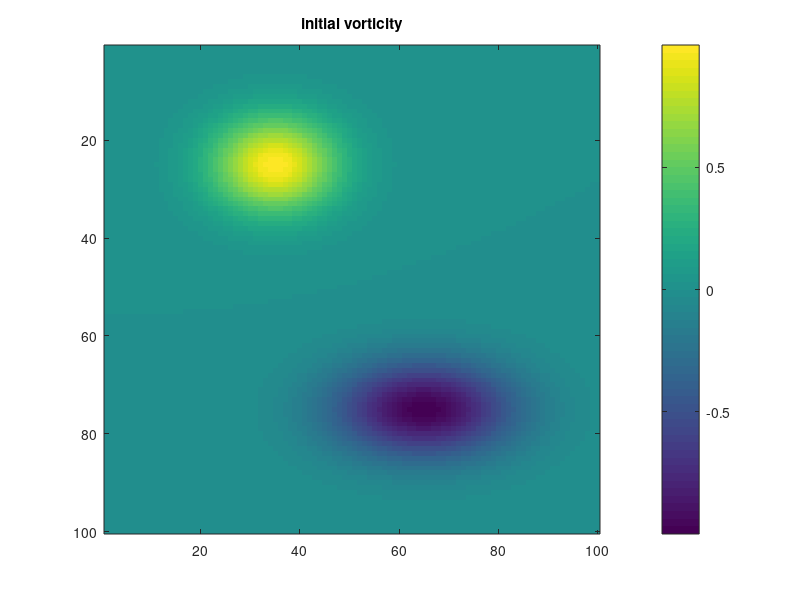

Write MATLAB code to recreate this figure. (Note: this script raises an error after producing the figure.)
% the finite-difference model with Arakawa 1966 Jaccobian for 2D turbulence simulation
% with double periodic boundary condition, i.e. in both x and y directions,
% Adam -Bashforth 2step explicit scheme
clear all;
close all;
clc;


dx=1; %grid size
N=100; %number of grid in x or y direction
ix=2:N-1;%inner grid points
jy=2:N-1;

coeffi_Jacobian= -1/(12*dx^2);%Arakawa 1966 Eq(45,46)

r_d2x=1/(2*dx);
r_dx2=1/(dx^2);
Nts=8000; %total number of time step if no restart

Ah= 1.e-5;  %diffusion
bta=0.005; %strength of the beta effect 2.omega.cos(phi)
Amp=1;
% 3 time layers for vorticity field
zeta0= zeros(N,N);   % initial field, n-1 time layer
zeta1= zeros(N,N);  % n time layer
zeta2= zeros(N,N); % n+1 time layer
psi=zeros(N);%open a new matrix for psi, the solution to Poisson eq.
psi_guess=rand(N);

% initialize the inital relative vorticity field
for k=1:N
    for j=1:N
        r2=(j/N-0.35)^2*60+(k/N-0.25)^2*100;
        r3=(j/N-0.65)^2*30+(k/N-0.75)^2*100;
        zeta0(k,j) = exp(    -r2    )-exp(-r3)     ;

        %                 r1=(j/N-0.25)^2*200+(k/N-0.25)^2*300;
        %         r2=(j/N-0.35)^2*300+(k/N-0.75)^2*200;
        %         r3=(j/N-0.65)^2*400+(k/N-0.5)^2*400;
        %         zeta0(k,j) = exp(    -r2    )-exp(-r3)  +exp(-r1)  ;
    end
end
zeta0=Amp*zeta0 ;
[xx,yy]=meshgrid(1:N,1:N);
% zeta0=10*sin(2*pi/N*6*xx+2*pi*10/N*yy)-13*cos(2*pi/N*16*xx-2*pi*10/N*yy)-rand(N);
% zeta0=4*rand(N);

figure;imagesc(zeta0);title('initial vorticity'); colorbar
% zeta_test=(psi(ix+1,jy)+psi(ix-1,jy)+psi(ix,jy+1)+psi(ix,jy-1)-4*psi(ix,jy));
% figure;imagesc(zeta_test);title('test zeta')


% solve for the psi for the initial field using SOR with periodic boundary condition

SOR2d
figure
imagesc(psi);
title('SOR solution of \psi for the initial \zeta field')
colorbar

u=max(max(abs(diff(psi)/dx)));
dt=([dx/u])*0.2;


jac
zeta1=zeta0+J0*dt; %Euler forward in time to predict n+1 time layer
zeta0=zeta1;  SOR2d;  jac;
J1=J0;



tic;
count=0;
ts=0;
figure('position',[0,0,1200,400])
drawnow

T=0;

while( ts<Nts)
    ts=ts+1;
    T=T+dt;

    zeta2=zeta1+dt*(1.5*J1-0.5*J0) ;     % Adam-Bath 2nd order time scheme for the nonlinear term
    zeta2(jy,ix)=zeta2(jy,ix)+........
        (zeta2(jy+1,ix)+zeta2(jy-1,ix)+zeta2(jy,ix+1)+zeta2(jy,ix-1))*Ah*r_dx2*dt......
        -dt*bta*(psi(jy,ix+1)-psi(jy,ix-1)).*0.5;
    % diffusion_periobc



    zeta2=zeta2/(1+4*Ah*dt*r_dx2);




    zeta1=zeta2;

    zeta0=zeta2;   SOR2d;
    jac;        J2=J0;



    J0=J1;
    J1=J2;


    diag_ts(ts,1)=sum(sum(zeta2.^2));

    cputime_per_step=toc;
    if mod(ts,40)==0
        subplot(121);
        contourf(zeta2,20);colorbar;
        caxis([-1 1]*Amp*0.8);
        set(gca,'ydir','reverse')
        title([num2str(ts),' steps, cpu time ',......
            num2str(cputime_per_step,'%3.2f'),'s, model T=',num2str(T,'%3.2f'),'s']);

        subplot(122)
        plot(diag_ts,'bx-');
        xlabel('time step')
        ylabel('enstrophy')
        pause(0.1);
        u=max(max(abs(diff(psi)/dx)));
        dt=min([dx/u])*0.1;
        frame = getframe(gcf);
        im = frame2im(frame);
        [imind,cm] = rgb2ind(im,256);
        if ts==200
            imwrite(imind,cm,'assignment2_3_eddysimulate_beta.gif','gif', 'Loopcount',inf);
        else
            imwrite(imind,cm,'assignment2_3_eddysimulate_beta.gif','gif','WriteMode','append');
        end
    end
end


